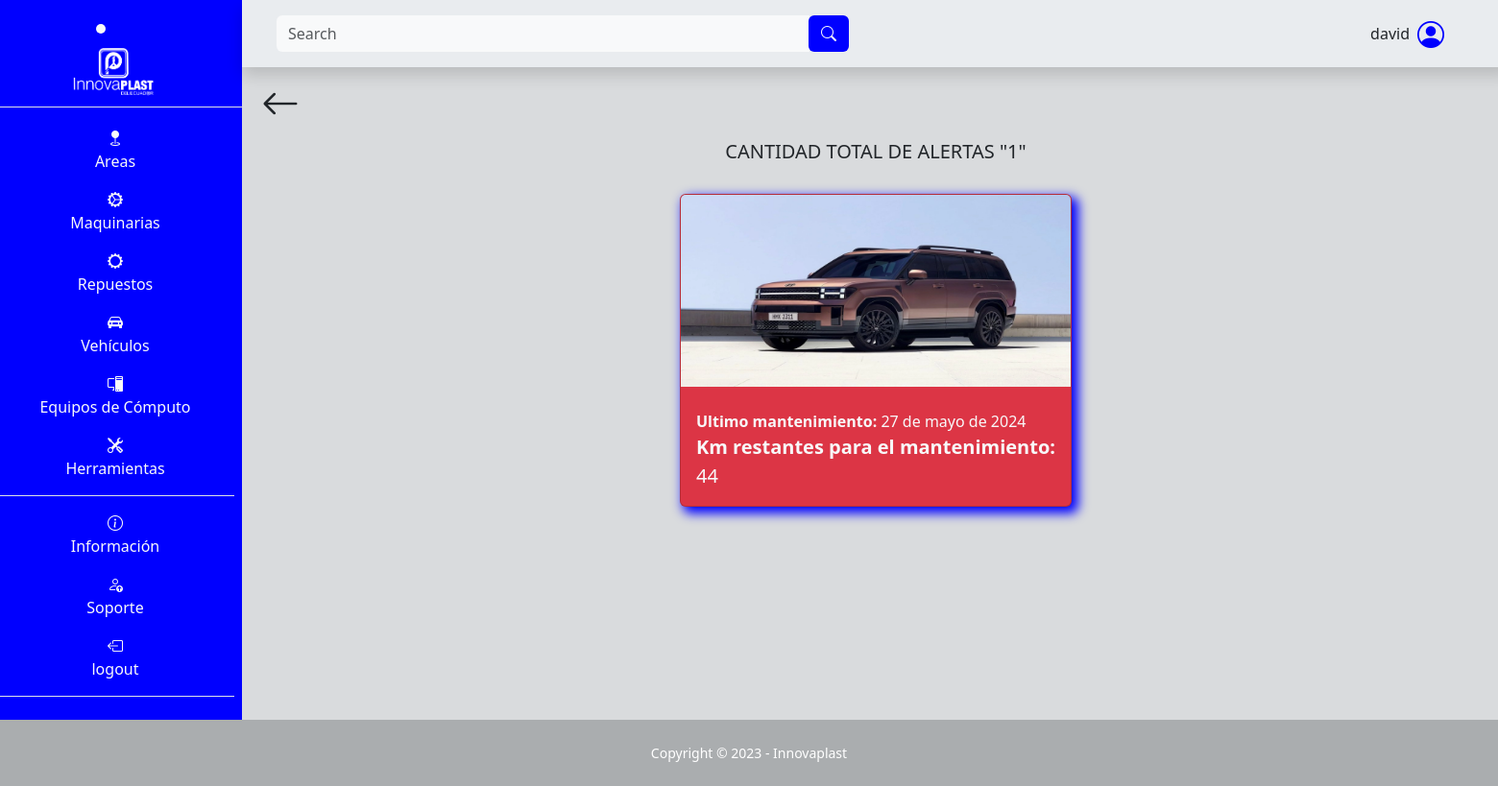
/vehiculo/alertas/ (signed in), run on an earlier commit of the app's database.
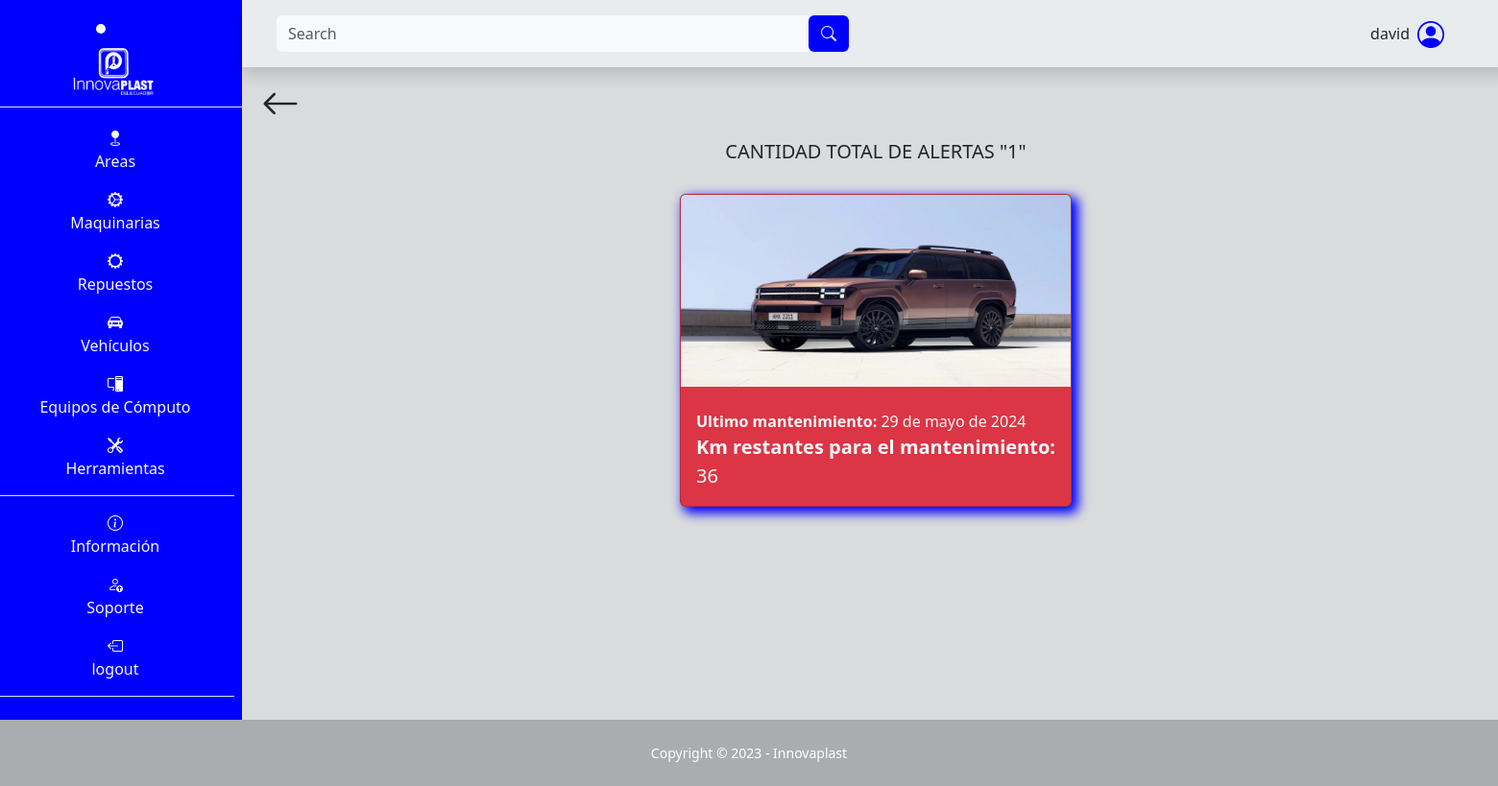
And on a later commit of the database.
### SGE_vehiculo/models.py (models this page shows, shortened)
class Vehiculo(models.Model):
    marca = models.CharField(max_length=50, null=False, blank=False)
    modelo = models.CharField(max_length=50, null=False, blank=False)
    matricula = models.CharField(max_length=50, null=False, blank=False)
    número_de_chasis = models.CharField(max_length=50, null=False, blank=False)
    motor = models.CharField(max_length=50, null=False, blank=False)
    km_recorridos = models.IntegerField(blank=False, null=False)
    intervalo_mantenimiento = models.IntegerField(blank=False, null=False)
    image = models.ImageField(upload_to="vehiculo/image", null=False, blank=False)
    fecha_ultimo_mantenimiento = models.DateField(default=date.today, blank=False, null=False)
    nombre_chofer = models.CharField(max_length=50, null=False, blank=False)
    contraseña_chofer = models.CharField(max_length=20, blank=False, null=False)
    teléfono_chofer = models.CharField(max_length=10, blank=False, null=False)
    dirección_chofer = models.CharField(max_length=30, blank=False, null=False)
    dni_chofer = models.IntegerField(max_length=10, blank=False, null=False)
    def km_restantes_mantenimiento(self):
        km_restantes = self.intervalo_mantenimiento - (self.km_recorridos % self.intervalo_mantenimiento)
        return km_restantes

### SGE_vehiculo/views.py (the view)
# urls.py: path('alertas/', views.alertas, name="area_alertas"),
@login_required
def alertas(request):
    alert = Vehiculo.objects.filter(marca__icontains=request.GET.get('search', ''))
    alertas = []
    for vehiculo in alert:
        horas_restantes = vehiculo.km_restantes_mantenimiento()
        if horas_restantes <= 100:
            alertas.append({
                'vehiculo': vehiculo,
                'horas_restantes': horas_restantes
            })
    alertas_ordenadas = sorted(alertas, key=lambda x: x['horas_restantes'])
    total_alertas = len(alertas_ordenadas)
    context = {
        'alertas': alertas_ordenadas,
        'total_alertas': total_alertas,
    }
    return render(request, 'SGE_vehiculo/alertas.html', context)

### templates/SGE_vehiculo/alertas.html (shortened to what this page needs)
{% extends "layout/base.html" %}
{% block 'search' %}
<form class="d-flex form-inline mr-auto ml-md-3 my-2 my-md-0 ms-3 me-3 mw-100 navbar-search" role="search" action="" method='GET'>
    <div class="input-group">
        <input class="form-control bg-light border-0 small" id="search-input" name="search" type="search" placeholder="Search" aria-label="Search">
        <div class="input-group-append">
            <button class="btn barra text-light" type="submit">
                <i class="bi bi-search"></i>
            </button>
        </div>
    </div>
</form>
{% endblock 'search' %}
{% block 'content' %}
<div class="container">
    <div class="d-flex p-2 justify-content-between">
        <a class="text-decoration-none text-dark" href="{% url "vehiculo" %}">
            <i class="bi bi-arrow-left fs-1"></i>
        </a>
    </div>
    <h5 class="text-center text-uppercase">Cantidad total de alertas "{{ total_alertas }}"</h5>
    <div class="row mt-3 d-flex justify-content-center align-item-center ps-5 pe-5">
        {% for alerta in alertas %}
        <div class="col-12 col-md-4 p-0 card text-bg-danger carta-home m-3">
            <a class="text-decoration-none text-light" href="">
                <img src="{{ alerta.vehiculo.image.url }}" class="card-img-top" alt="..." style="max-height: 200px;">
                <div class="card-body">
                    <p class="card-text m-0"><b>Ultimo mantenimiento:</b> {{ alerta.vehiculo.fecha_ultimo_mantenimiento }}</p>
                    <p class="card-text m-0 fs-5"><b>Km restantes para el mantenimiento:</b> {{ alerta.horas_restantes }}</p>
                </div>
            </a>
        </div>
        {% endfor %}
    </div>
</div>
{% endblock %}

### templates/layout/base.html (shortened to what this page needs)
{% load static %}
<!DOCTYPE html>
<html lang="es">
<head>
    <link rel="stylesheet" href="https://cdn.jsdelivr.net/npm/bootstrap-icons@1.10.3/font/bootstrap-icons.css">
    <link rel="stylesheet" href="{% static "css/bootstrap.css" %}">
    <link rel="stylesheet" href="{% static "css/style.css" %}">
</head>
<body class="" id="page-top">
    <main>
        <div class="row">
            <div class="col-12 col-md-2 m-0 p-0 text-light text-center barra d-none d-md-block">
                <li class="nav-item active text-center fs-3 lista-menu m-2" style="transition: background-color 0.5s ease">
                    <a class="nav-link" href="{% url "index" %}">
                        <img src="{% static "images/Innovaplast.png" %}" alt="Innovaplast" style="max-height: 53px;">
                    </a>
                </li>
                <ul class="flex-column align-items-stretch p-2 border-top">
                    <li class="nav-item mt-1 pt-2 lista-menu text-center" style="transition: background-color 0.5s ease">
                        <a class="text-light text-decoration-none lista-menu" href="{% url "area" %}"><i class="bi bi-geo-fill"></i><p>Areas</p></a>
                    </li>
                    <li class="nav-item lista-menu" style="transition: background-color 0.5s ease">
                        <a class="text-light text-decoration-none lista-menu" href="{% url "maquina" %}"><i class="bi bi-gear-wide-connected"></i><p>Maquinarias</p></a>
                    </li>
                    <li class="nav-item lista-menu" style="transition: background-color 0.5s ease">
                        <a class="text-light text-decoration-none lista-menu" href="{% url "repuesto_maquina" %}"><i class="bi bi-gear-wide"></i><p>Repuestos</p></a>
                    </li>
                    <li class="nav-item lista-menu" style="transition: background-color 0.5s ease">
                        <a class="text-light text-decoration-none lista-menu" href="{% url "vehiculo" %}"><i class="bi bi-car-front-fill"></i><p>Vehículos</p></a>
                    </li>
                    <li class="nav-item lista-menu" style="transition: background-color 0.5s ease">
                        <a class="text-light text-decoration-none lista-menu" href="{% url "pc" %}"><i class="bi bi-pc-display"></i><p>Equipos de Cómputo</p></a>
                    </li>
                    <li class="nav-item border-bottom lista-menu" style="transition: background-color 0.5s ease">
                        <a class="text-light text-decoration-none lista-menu" href="{% url "herramienta" %}"><i class="bi bi-tools"></i><p>Herramientas</p></a>
                    </li>
                    <li class="nav-item pt-3 lista-menu" style="transition: background-color 0.5s ease">
                        <i class="bi bi-info-circle"></i><p>Información</p>
                    </li>
                    <li class="nav-item lista-menu" style="transition: background-color 0.5s ease">
                        <a class="text-light text-decoration-none lista-menu" href="{% url "soporte" %}">  <i class="bi bi-person-up"></i><p>Soporte</p></a>
                    </li>
                    {% if user.is_authenticated %}
                        <li class="nav-item lista-menu border-bottom" style="transition: background-color 0.5s ease">
                            <a class="text-light text-decoration-none lista-menu" href="{% url "logout" %}"><i class="bi bi-box-arrow-left"></i><p>logout</p></a>
                        </li>
                    {% else %}
                        <li class="nav-item lista-menu border-bottom" style="transition: background-color 0.5s ease">
                            <a class="text-light text-decoration-none lista-menu" href="{% url "login" %}"><i class="bi bi-box-arrow-right"></i><p>Login</p></a>
                        </li>
                    {% endif %}
                </ul>
            </div>
            <div class="col-12 col-md-10 m-0 p-0">
                <nav class="row navbar bg-body-secondary p-2 m-0 shadow sticky-top navbar-expand-lg">
                        <div class="col-12 col-md-6 order-lg-first order-last">
                            {% block 'search' %}{% endblock 'search' %}
                        </div>
                        <div class="col-12 col-md-6">
                            <div class="me-5 d-flex justify-content-center justify-content-md-end align-items-center">
                                <p class="ms-5 mt-auto mb-auto">{{ user }}</p>
                                <i class="bi bi-person-circle fs-3 ms-2 icono-persona"></i>
                            </div>
                        </div>
                </nav>
                {% block 'content' %}{% endblock %}
            </div>
    </main>
    <footer class="footer">
        <div class="small text-center p-4 text-white">Copyright &copy; 2023 - Innovaplast</div>
    </footer>
</body>
</html>

### static/css/style.css (style rules this page uses)
:root { --color-primary: #2ea3f2; }
* { margin: 0; padding: 0; box-sizing: border-box; }
body { background-color: #d9dbdd; }
.barra { background-color: blue; }
ul { list-style-type: none; }
.icono-persona { color: blue; }
.carta-home { box-shadow: rgb(0, 0, 255) 5px 5px 12px 2px; background-color: #e9ecef; }
.footer { background-color: #aaadaf; }

What changed in the data, as far as the page shows it:
removed Vehiculo: vehiculo.image (picture), vehiculo.fecha_ultimo_mantenimiento "27 de mayo de 2024", horas_restantes "44"
added Vehiculo: vehiculo.image (picture), vehiculo.fecha_ultimo_mantenimiento "29 de mayo de 2024", horas_restantes "36"
